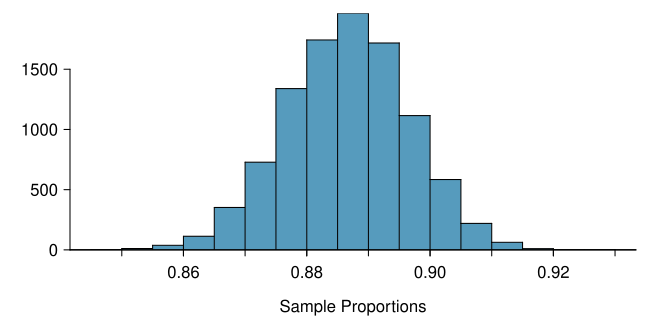

Source code (R):
set.seed(3)
library(openintro)
data(COL)

n.sim <- 10000
samp.size <- 1000  # 2541
prop <- 0.887

samples <- matrix(sample(0:1, n.sim * samp.size, TRUE, c(1 - prop, prop)), n.sim)
results <- apply(samples, 1, mean)
mean(results)
sd(results)

myPDF('sampling_10k_prop_887p.pdf', 6.5, 3.2,
    mar = c(3.5, 3.5, 0.7, 0.7),
    mgp = c(2.3, 0.6, 0),
    yaxs = "i")
histPlot(results,
    col = COL[1], breaks = 25,
    xlab = "Sample Proportions",
    ylab = "",
    axes = FALSE)
at <- seq(0, 1, 0.02)
axis(1, at = seq(0, 1, 0.01), labels = rep("", 101))
axis(1, at = at)
# axis(2, at = seq(0, 1200, 100), label = rep("", 13))
axis(2, at = seq(0, 1500, 500))
# abline(v = 0.89, col = COL[4])

dev.off()
